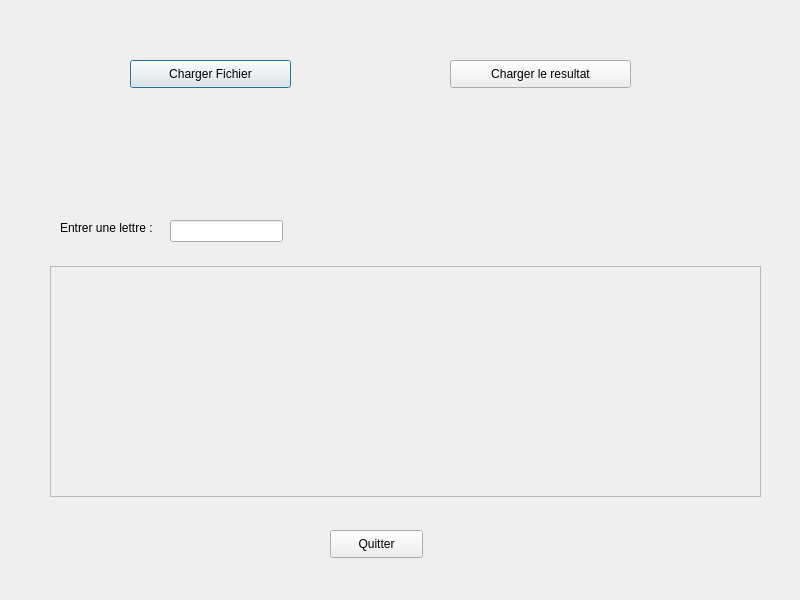
<?xml version="1.0" encoding="UTF-8"?>
<ui version="4.0">
 <class>WhoKillWho</class>
 <widget class="QDialog" name="WhoKillWho">
  <property name="geometry">
   <rect>
    <x>0</x>
    <y>0</y>
    <width>800</width>
    <height>600</height>
   </rect>
  </property>
  <property name="windowTitle">
   <string>Who Kill Who</string>
  </property>
  <property name="styleSheet">
   <string notr="true">.WhoKillWho{
 background-color: yellow
}</string>
  </property>
  <widget class="QPushButton" name="butChgFileXML">
   <property name="geometry">
    <rect>
     <x>130</x>
     <y>60</y>
     <width>161</width>
     <height>28</height>
    </rect>
   </property>
   <property name="text">
    <string>Charger Fichier</string>
   </property>
  </widget>
  <widget class="QPushButton" name="butTransfoXML">
   <property name="geometry">
    <rect>
     <x>450</x>
     <y>60</y>
     <width>181</width>
     <height>28</height>
    </rect>
   </property>
   <property name="text">
    <string>Charger le resultat</string>
   </property>
  </widget>
  <widget class="QPushButton" name="butQuitter">
   <property name="geometry">
    <rect>
     <x>330</x>
     <y>530</y>
     <width>93</width>
     <height>28</height>
    </rect>
   </property>
   <property name="text">
    <string>Quitter</string>
   </property>
  </widget>
  <widget class="QScrollArea" name="scrollRes">
   <property name="geometry">
    <rect>
     <x>50</x>
     <y>266</y>
     <width>711</width>
     <height>231</height>
    </rect>
   </property>
   <property name="widgetResizable">
    <bool>true</bool>
   </property>
   <widget class="QWidget" name="scrollAreaWidgetContents">
    <property name="geometry">
     <rect>
      <x>0</x>
      <y>0</y>
      <width>709</width>
      <height>229</height>
     </rect>
    </property>
    <widget class="QLabel" name="labRes">
     <property name="geometry">
      <rect>
       <x>10</x>
       <y>10</y>
       <width>121</width>
       <height>31</height>
      </rect>
     </property>
     <property name="text">
      <string/>
     </property>
    </widget>
   </widget>
  </widget>
  <widget class="QLabel" name="labGetLettre">
   <property name="geometry">
    <rect>
     <x>60</x>
     <y>220</y>
     <width>181</width>
     <height>16</height>
    </rect>
   </property>
   <property name="text">
    <string>Entrer une lettre :</string>
   </property>
  </widget>
  <widget class="QLineEdit" name="getLettre">
   <property name="geometry">
    <rect>
     <x>170</x>
     <y>220</y>
     <width>113</width>
     <height>22</height>
    </rect>
   </property>
   <property name="maxLength">
    <number>1</number>
   </property>
  </widget>
  <widget class="QLabel" name="labInfo">
   <property name="geometry">
    <rect>
     <x>120</x>
     <y>130</y>
     <width>501</width>
     <height>16</height>
    </rect>
   </property>
   <property name="text">
    <string/>
   </property>
  </widget>
 </widget>
 <resources/>
 <connections/>
</ui>
